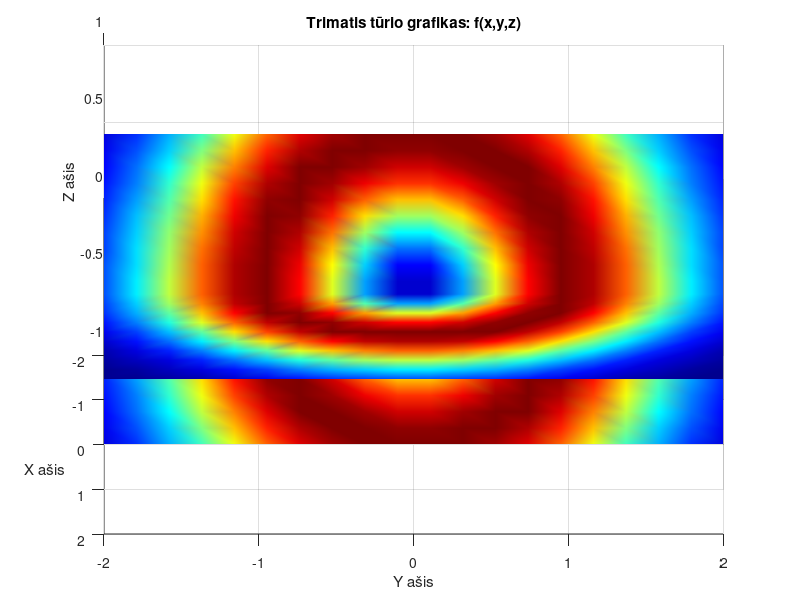
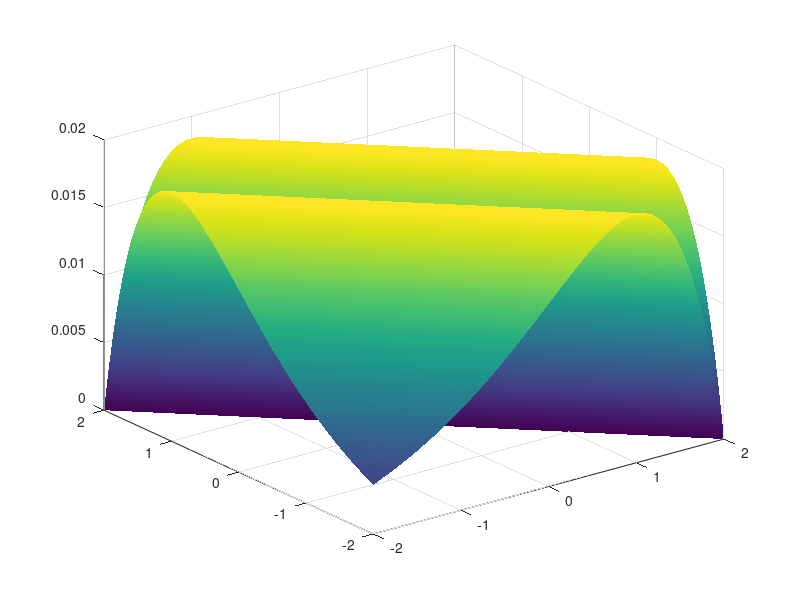

MATLAB code to generate these figures, in order: (Note: this script raises an error after producing the figures.)
x1 = linspace(-2, 2, 20);
y1 = linspace(-2, 2, 20);
z1 = linspace(-1, 1, 20);
[X1, Y1, Z1] = meshgrid(x1, y1, z1);
R2 = X1.^2 + Y1.^2 + Z1.^2;
f1 = sin(R2 / 20) .* exp(-R2);
figure(1);
h = slice(X1, Y1, Z1, f1, 0, 0, 0);
shading interp;
colormap jet;
view(90, 30);
title('Trimatis tūrio grafikas: f(x,y,z)');
xlabel('X ašis');
ylabel('Y ašis');
zlabel('Z ašis');

x2 = linspace(-2, 2, 60);
y2 = linspace(-2, 2, 60);
[X2, Y2] = meshgrid(x2, y2);
abs_xy = abs(X2 + Y2);
f2 = sin(abs_xy / 20) .* exp(-abs_xy);
figure(2);
surf(X2, Y2, f2);
shading interp;
colormap parula;
view(60, 30);
title('Dvimatis grafikas: f(x,y)');
xlabel('X ašis');
ylabel('Y ašis');
zlabel('Z ašis');

x3 = linspace(-2, 2, 40);
y3 = linspace(-2, 2, 40);
[X3, Y3] = meshgrid(x3, y3);
Z3 = 1 - (X3.^2 + Y3.^2);
figure(3); 
surf(X3, Y3, Z3);
shading interp;
colormap hot;
title('Paviršiaus grafikas su ''hot'' atspalviu');
xlabel('X ašis'); 
ylabel('Y ašis'); 
zlabel('Z ašis');
